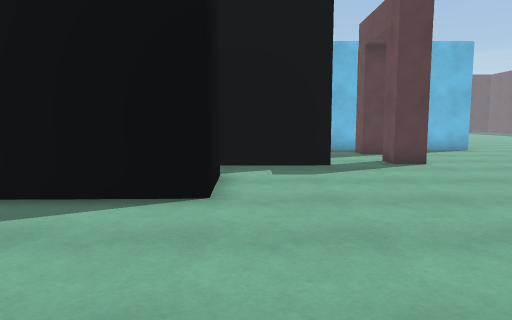
view 1 (above)

24 first-person views from a walk through a Unity game level. The camera is 1.3 m above the floor, tilts 6° down and sees 70° across. The floor is counted in squares, 1 m on a side. Each view is taken from the middle of a square. On the plan, view 1 faces up. The plan holds only what a view shows up to about 15 squares ahead; the rest is blank. The place goes on beyond the plan. The player is left out.

view 2
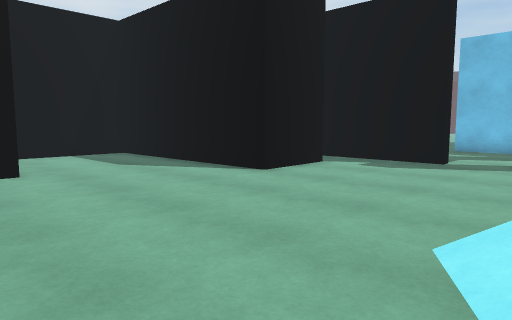

view 3
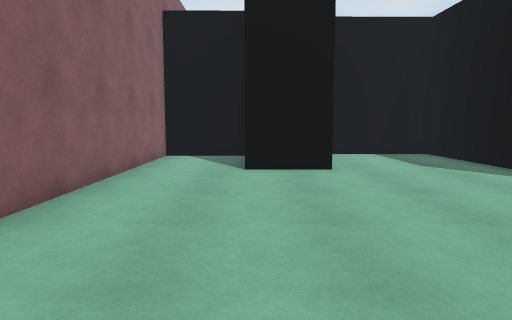

view 4
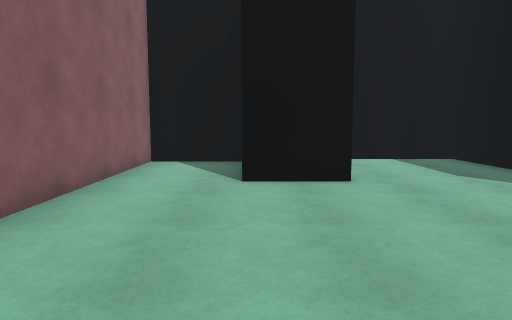

view 5
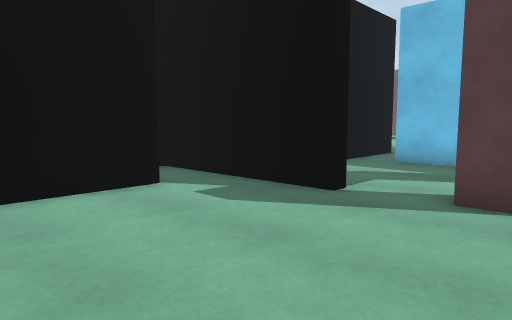

view 6
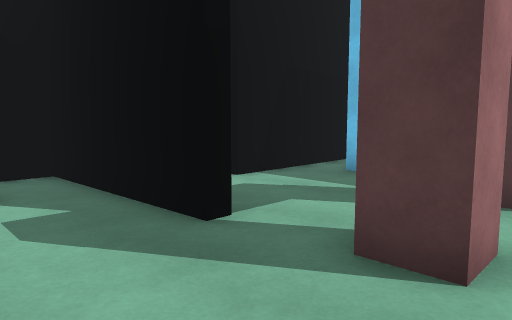

view 7
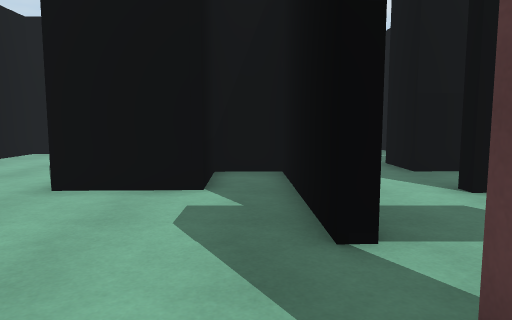

view 8
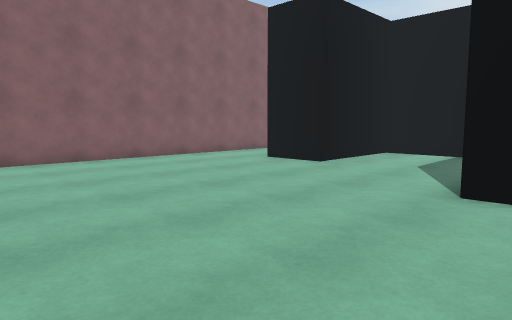

view 9
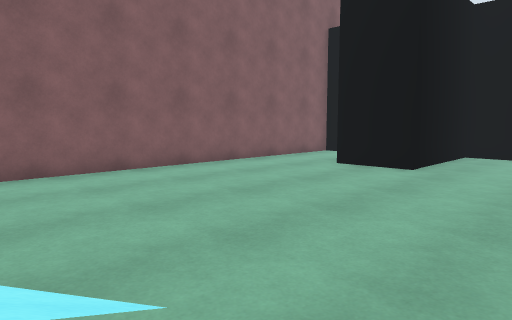

view 10
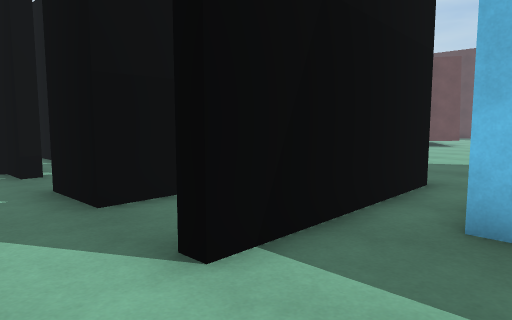

view 11
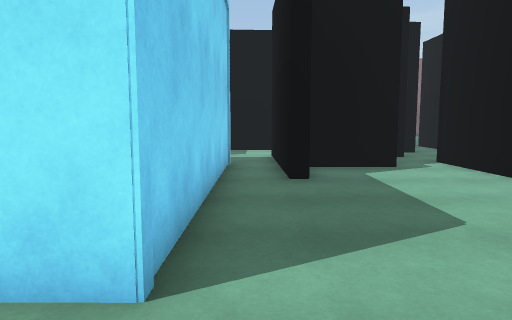

view 12
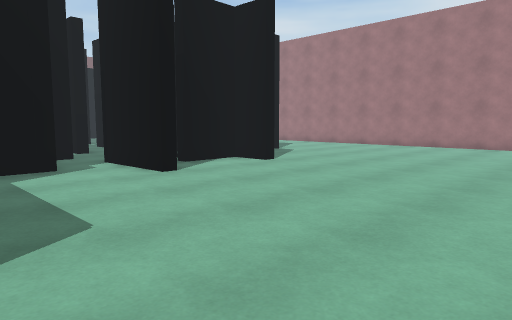

view 13
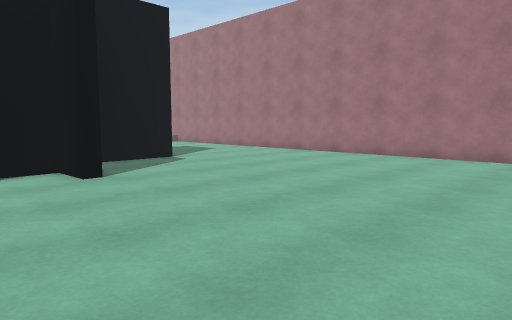

view 14
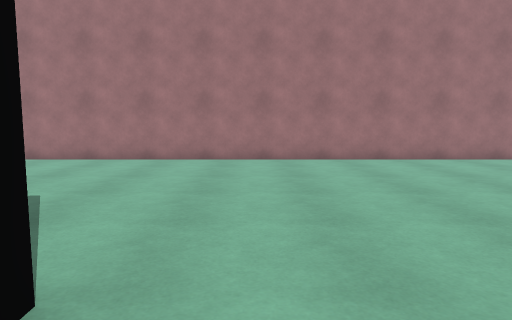

view 15
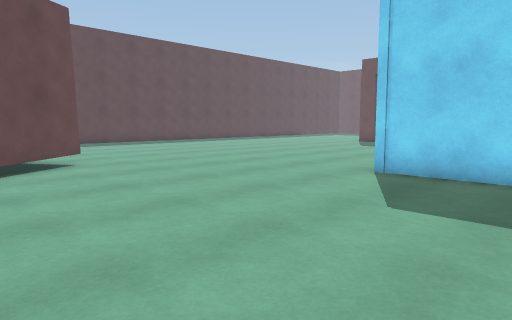

view 16
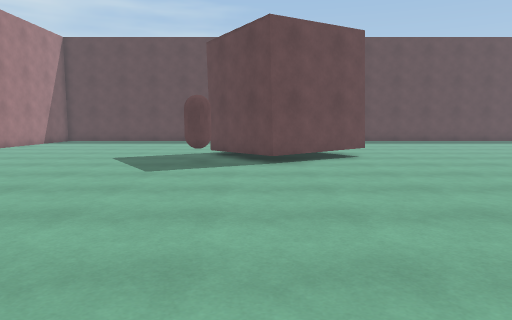

view 17
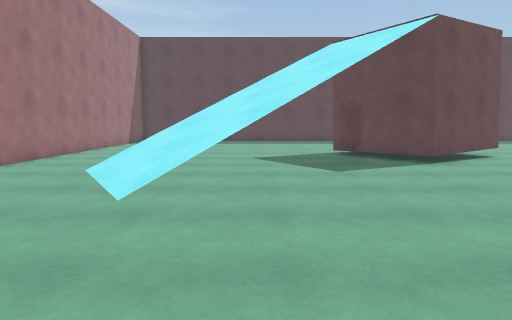

view 18
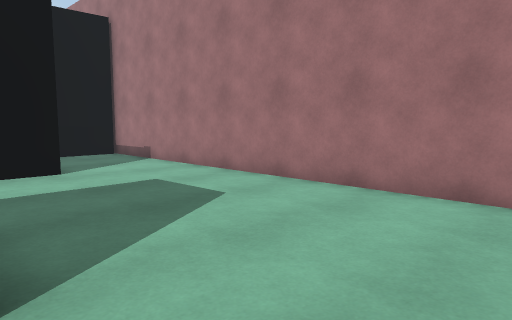

view 19
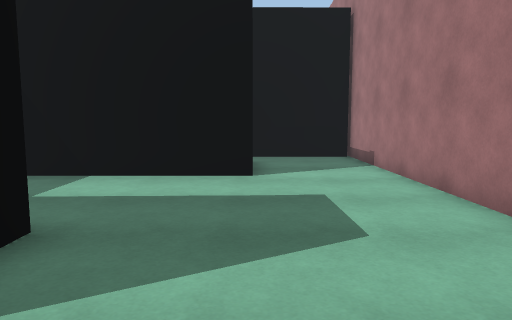

view 20
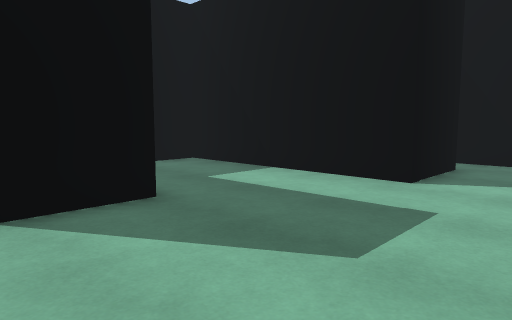

view 21
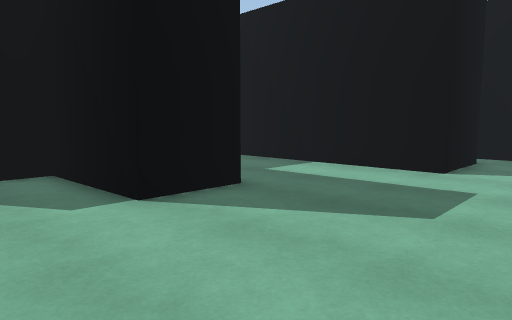

view 22
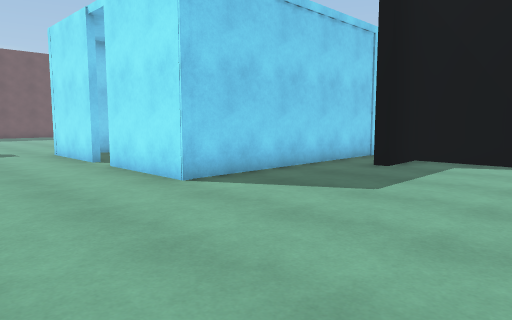

view 23
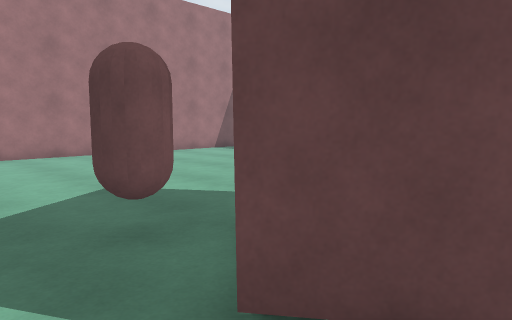

view 24
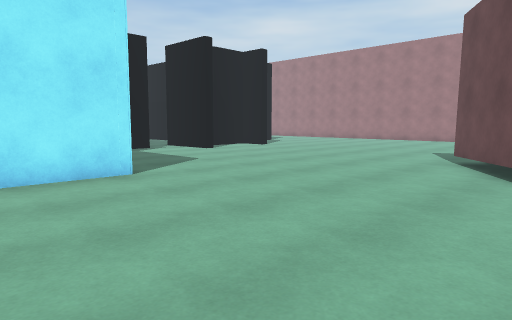

### Floor plan
Key: @ floor where view 1 was taken; # wall or solid block; . main floor; : floor 1.75 m higher than the main floor; / step, stairs or slope; = window, fence, low wall or low ledge; O other object.
Columns run from 21 left of view 1 to 6 right of it. Each row starts with its distance up from view 1.
 34 #..........##    .......  .
 33 #...........#   ##.......
 32 #...........#####.........
 31 #..........O.###..........
 30 #....=/ ..................
 29 #...////...................
 28 #...////:...................
 27 #....////...................
 26 #...../=....................
 25 #...../...............OOOO.O
 24 #.....................O
 23 #.....................O
 22 #.....................O
 21 #.....................O
 20 #.....................O
 19 #..........#...#....#.O
 18 #..........###.#....#.O
 17 #..........#   #.####.OOO
 16 #......##### ###.#  #....
 15 #......#  .......#..#.....#
 14 #......#    ##..##..#......
 13 #.........    ..............
 12 #..........   ##    ......#.
 11 #...........#    #######....
 10 #...........#    #..........
  9 #...#########    ####.......
  8 #...#               #.......
  7 #...#               #......
  6 #...#       #########......
  5 #....       #...............
  4 ######      #..............
  3             #.............//
  2             #............../
  1             ######.........
  0                  #...@.....
 -1              #   #..........
 -2              #.............
 -3              #.............
 -4              #............
 -5              #############

Positions as (right, up) in squares from view 1, and headings:
1: (0, 0), facing up
2: (6, -1), facing up-left
3: (6, -1), facing left
4: (4, -1), facing left
5: (6, 5), facing up-left
6: (6, 8), facing up-left
7: (6, 10), facing left
8: (6, 8), facing down-left
9: (6, 5), facing down-left
10: (2, 12), facing up-left
11: (0, 28), facing down
12: (-1, 28), facing down-left
13: (-7, 28), facing down-left
14: (-8, 21), facing left
15: (-8, 21), facing up-right
16: (-8, 19), facing up
17: (-13, 19), facing up
18: (-14, 19), facing down-left
19: (-17, 18), facing down
20: (-20, 17), facing down-right
21: (-20, 19), facing down-right
22: (-6, 30), facing down-right
23: (-6, 29), facing up-left
24: (5, 34), facing down-left
